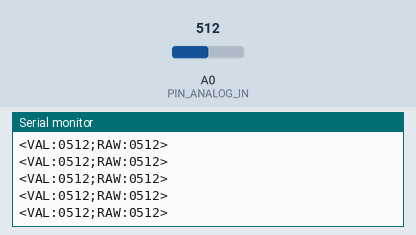
Recording of a sketch running on a simulated Arduino Mega 2560, built with avr-gcc and run on an emulated ATmega2560. Parts: the last lines printed to the serial monitor. The test bench sets the inputs (shaded band); at power-on: A0 (PIN_ANALOG_IN) = 512.

Above: at 1.2 s.
1.3 s: A0 (PIN_ANALOG_IN) set to 716
At 1.31 s:
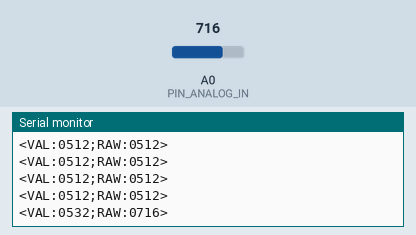
2.8 s: A0 (PIN_ANALOG_IN) set to 900
At 2.81 s:
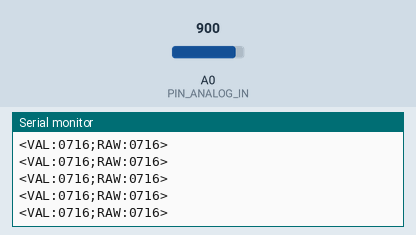
Timing chart, 0 to 5.8 s (numbered marks = the images above; inputs shaded):
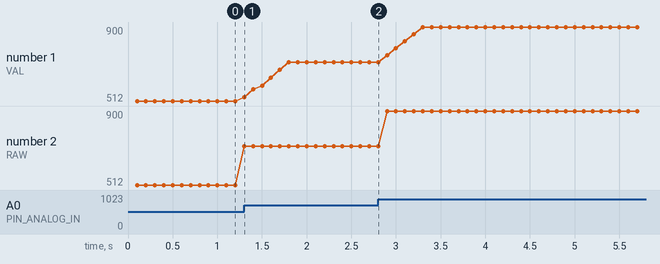

Measured:
- after the input at 1.3 s, the serial monitor: prints a new line at once (image 1)
- plotted number 1: 512 → 716 after the input at 1.3 s, 716 → 900 after the input at 2.8 s
- plotted number 2: 512 → 716 after the input at 1.3 s, 716 → 900 after the input at 2.8 s

The sketch:

Sender.ino
```cpp
/**
 * @file Sender.ino
 * @brief Sender-Knoten: Analoge Messwerterfassung, FIFO-Ringpuffer-Glättung & UART-Übertragung
 * @details Werner-von-Siemens-Schule Hildesheim - 2x Arduino Mikrocontroller-Teststand
 *          Kompatibel mit Arduino UNO R4 (Minima/WiFi) & Arduino UNO R3
 */

#include "TeststandConfig.h"

// Hardware-UART Zuweisung je nach Board
#if defined(ARDUINO_UNOR4_MINIMA) || defined(ARDUINO_UNOR4_WIFI)
  #define BUS_SERIAL    Serial1  // Hardware-UART an Pin 0 (RX) & Pin 1 (TX)
  #define DEBUG_SERIAL  Serial   // USB-Schnittstelle zum PC
#else
  #define BUS_SERIAL    Serial   // UNO R3 Standard-Serial an Pin 0/1
  #define DEBUG_SERIAL  Serial
#endif

// Ringpuffer für gleitenden Mittelwert
uint16_t readings[FILTER_WINDOW_SIZE];
uint8_t readIndex = 0;
uint32_t ringTotal = 0;
uint16_t filteredAverage = 0;
uint16_t latestRawValue = 0;

// Zeitsteuerung (nicht-blockierend via millis)
unsigned long lastSampleTime = 0;
unsigned long lastTxTime = 0;

void setup() {
  BUS_SERIAL.begin(UART_BAUDRATE);

  #if defined(ARDUINO_UNOR4_MINIMA) || defined(ARDUINO_UNOR4_WIFI)
    DEBUG_SERIAL.begin(115200);
    DEBUG_SERIAL.println(F("[SENDER] Arduino UNO R4 Datenerfassung initialisiert."));
  #endif

  // Initiales Füllen des Ringpuffers (Kaltstart-Einschwingen verhindern)
  latestRawValue = analogRead(PIN_ANALOG_IN);
  for (uint8_t i = 0; i < FILTER_WINDOW_SIZE; i++) {
    readings[i] = latestRawValue;
    ringTotal += readings[i];
  }
  filteredAverage = ringTotal / FILTER_WINDOW_SIZE;
}

void loop() {
  unsigned long currentMillis = millis();

  // 1. Abtastung & Gleitender Mittelwert (A-01, A-02: 20 Hz / 50ms)
  if (currentMillis - lastSampleTime >= SAMPLE_INTERVAL_MS) {
    lastSampleTime = currentMillis;

    latestRawValue = analogRead(PIN_ANALOG_IN);

    // FIFO-Ringpuffer aktualisieren
    ringTotal -= readings[readIndex];
    readings[readIndex] = latestRawValue;
    ringTotal += readings[readIndex];
    readIndex = (readIndex + 1) % FILTER_WINDOW_SIZE;

    filteredAverage = (uint16_t)(ringTotal / FILTER_WINDOW_SIZE);
  }

  // 2. Zyklische Busübertragung via UART (A-04: >= 10 Hz / 100ms)
  if (currentMillis - lastTxTime >= BUS_TX_INTERVAL_MS) {
    lastTxTime = currentMillis;

    // Telegramm-Format: <VAL:xxxx;RAW:xxxx>\n
    char txBuffer[32];
    snprintf(txBuffer, sizeof(txBuffer), "<VAL:%04u;RAW:%04u>", filteredAverage, latestRawValue);
    BUS_SERIAL.println(txBuffer);

    #if defined(ARDUINO_UNOR4_MINIMA) || defined(ARDUINO_UNOR4_WIFI)
      // Paralleles Debugging am PC Serial Monitor / Plotter
      DEBUG_SERIAL.print(F("Raw:"));
      DEBUG_SERIAL.print(latestRawValue);
      DEBUG_SERIAL.print(F("\tAvg:"));
      DEBUG_SERIAL.println(filteredAverage);
    #endif
  }
}
```

TeststandConfig.h
```cpp
#ifndef TESTSTAND_CONFIG_H
#define TESTSTAND_CONFIG_H

/**
 * @file TeststandConfig.h
 * @brief Zentrale Konfigurationsparameter fuer den 2-Arduino-Teststand (Arduino UNO R4)
 * @details Werner-von-Siemens-Schule Hildesheim - Fachschule Technik
 *          Mikrocontroller-Teststand (Lastenheft VDI 2206 / VDI 2221)
 */

#include <Arduino.h>

// =============================================================================
// 1. HARDWARE-PINBELEGUNG (Arduino UNO R4 Minima / WiFi)
// =============================================================================

// Sender-Arduino (Datenerfassung)
#define PIN_ANALOG_IN           A0      ///< Primaerer Analogeingang (Poti / 0..5V)
// Auf dem UNO R4 wird fuer den Inter-Arduino-Bus die Hardware-Schnittstelle Serial1 (Pin 0/1) genutzt
#define BUS_SERIAL_PORT         Serial1 ///< Hardware-UART fuer Arduino-zu-Arduino Kommunikation
#define DEBUG_SERIAL_PORT       Serial  ///< USB-Schnittstelle fuer PC-Monitor & Plotter

// Empfaenger-Arduino (Auswertung & HMI)
#define PIN_BUTTON_HOLD         4       ///< Taster fuer Hold-Aktualisierung (Active LOW, INPUT_PULLUP)
#define PIN_I2C_SDA             A4      ///< I2C Datenleitung zum LCD (alternativ dedizierter SDA-Pin)
#define PIN_I2C_SCL             A5      ///< I2C Taktleitung zum LCD (alternativ dedizierter SCL-Pin)

// =============================================================================
// 2. MODULARE PARAMETER (Anpassbar je nach Sensor / Testaufbau)
// =============================================================================

// Signalfilterung & Erfassung (Sender)
#define FILTER_WINDOW_SIZE      10      ///< Samples fuer Gleitenden Mittelwert (1..50)
#define SAMPLE_INTERVAL_MS      50      ///< Abtastzyklus ADC in ms (20 Hz)

// Bus-Kommunikation (UART via Serial1)
#define UART_BAUDRATE           9600    ///< Serielle Baudrate (9600, 19200, 115200)
#define BUS_TX_INTERVAL_MS      100     ///< Sendeintervall in ms (>= 10 Hz)
#define BUS_TIMEOUT_MS          2000    ///< Timeout fuer Verbindungsverlust in ms (> 2.0 s)

// Logik & Plausibilitaets-Grenzwerte (Empfaenger)
#define ALARM_DEV_THRESHOLD_PCT 70.0f   ///< Relative Sprung-Alarmschwelle in Prozent
#define ALARM_MIN_ABS_DIFF      50      ///< Mindest-Absolutdifferenz bei Werten nahe 0V (Digits)
#define DEBOUNCE_TIME_MS        50      ///< Software-Entprellzeit Taster in ms

// HMI / LC-Display (Empfaenger)
#define LCD_I2C_ADDR            0x27    ///< I2C-Adresse PCF8574 (0x27 oder 0x3F)
#define LCD_COLS                20      ///< Anzahl Spalten
#define LCD_ROWS                4       ///< Anzahl Zeilen

#endif // TESTSTAND_CONFIG_H
```
